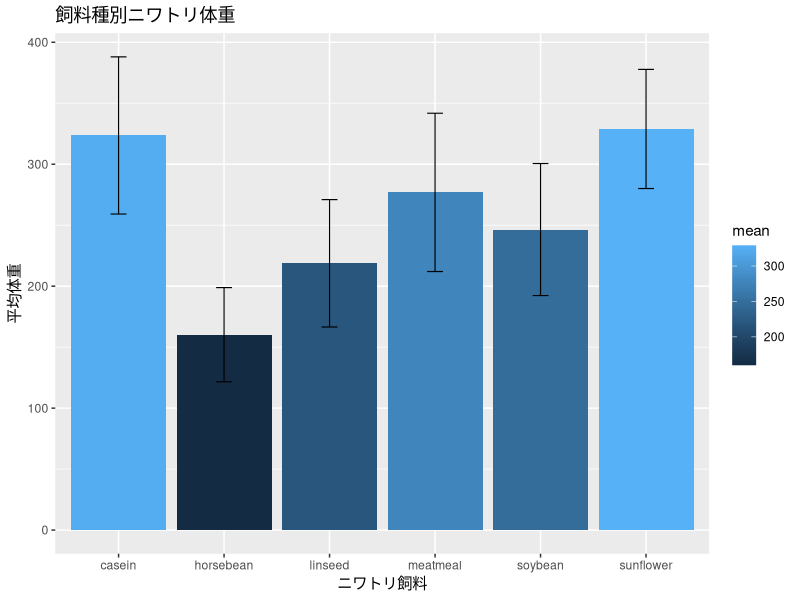
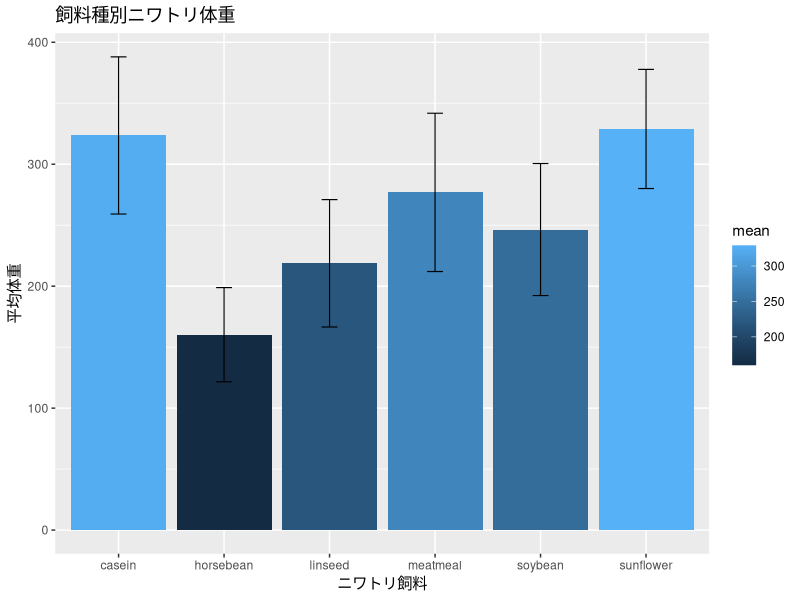
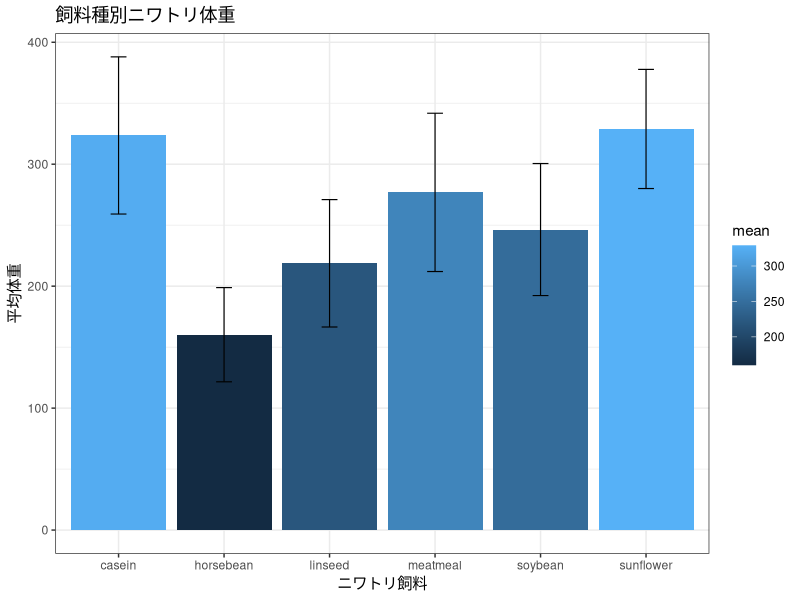
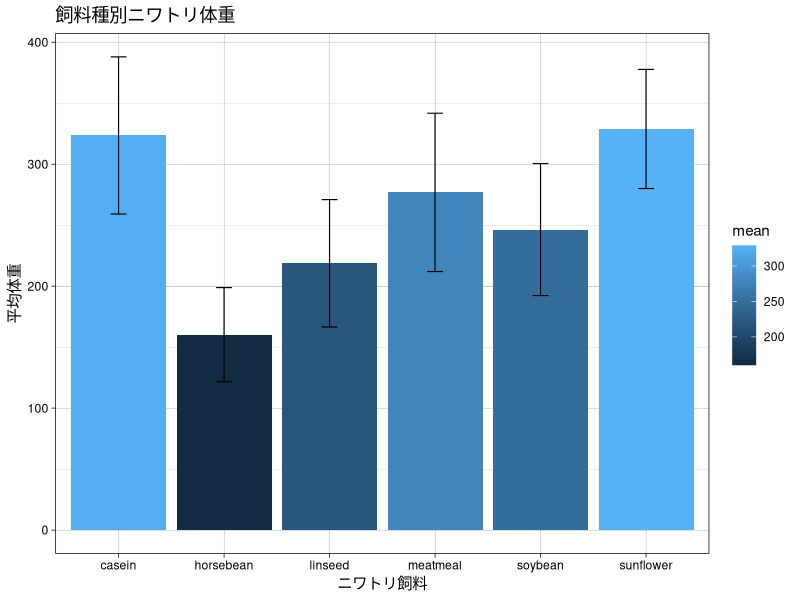
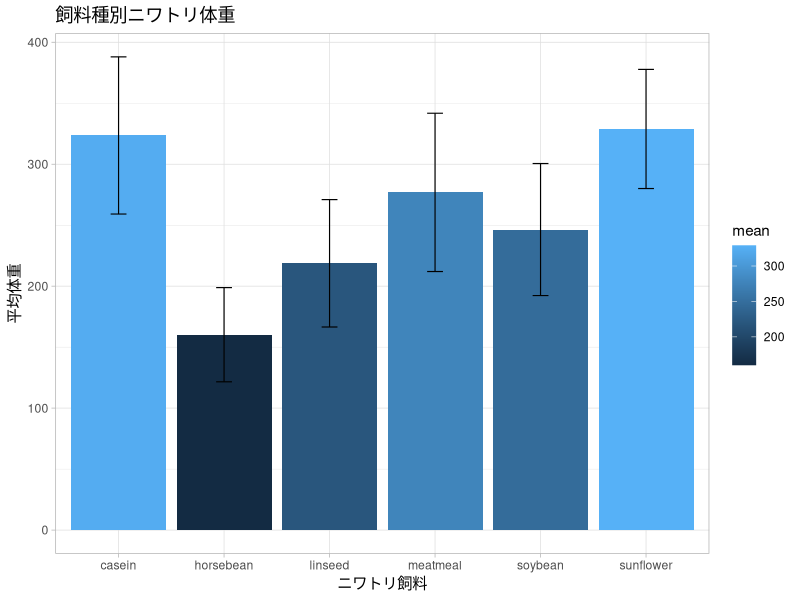
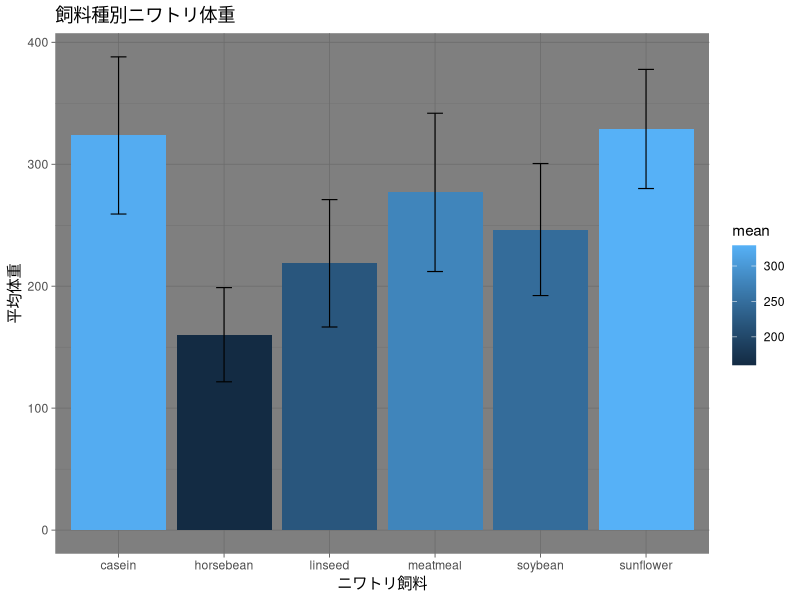
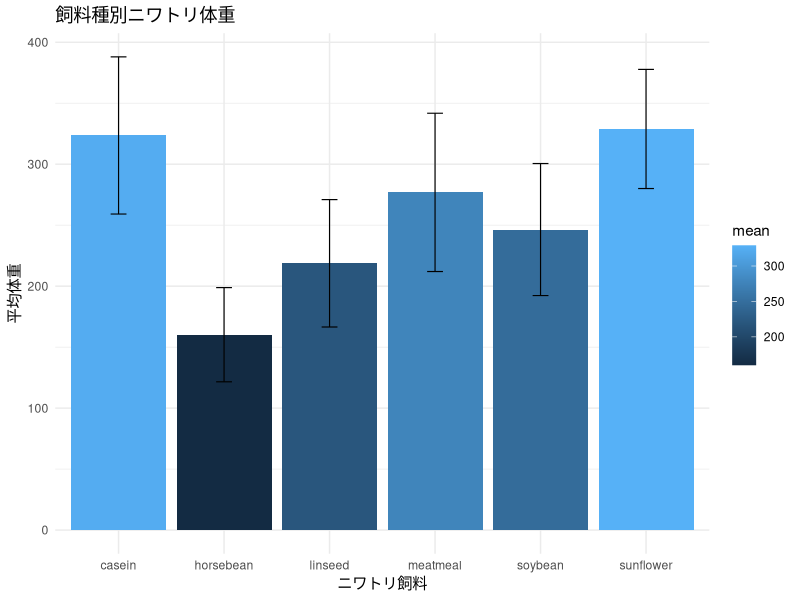
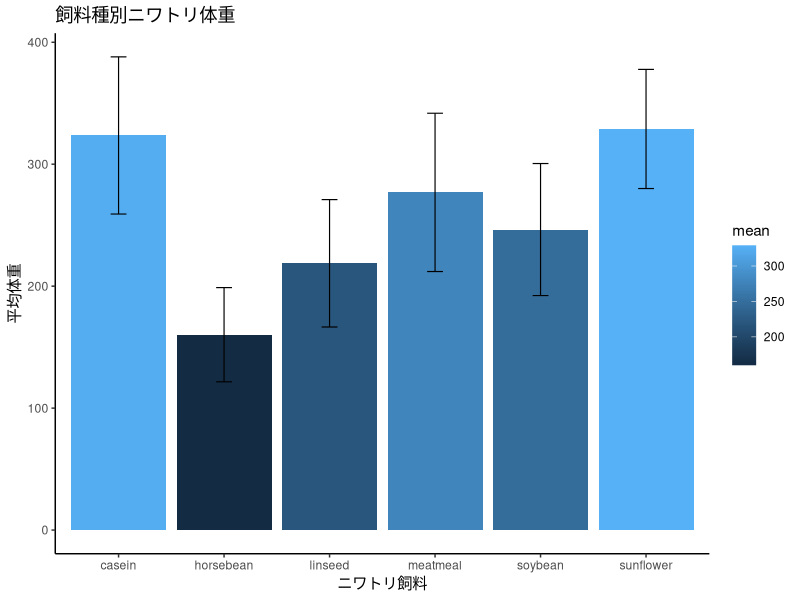

Write the R code that produced these figures, in order.
## ---- chunk 1
#| output: false
#| echo: false
library(tidyverse)
library(ggsignif)

chickwts_sum_data <- chickwts %>%
  group_by(feed) %>%
  summarize(mean=mean(weight), sd=sd(weight))
bar_plot <- ggplot(chickwts_sum_data, aes(x=feed, y=mean, fill=mean)) +
  geom_bar(stat='identity') +
  geom_errorbar(aes(ymin = mean - sd, ymax = mean + sd), width = 0.15, linewidth = 0.4) +
  labs(
    title = '飼料種別ニワトリ体重',  # タイトル
    x = 'ニワトリ飼料',               # x軸タイトル
    y = '平均体重'                 # y軸タイトル
  )
## ---- chunk 2
#| echo: false
#| fig-width: 4
#| fig-height: 3
print(bar_plot)
## ---- chunk 3
#| echo: false
#| fig-width: 4
#| fig-height: 3
bar_plot_gray <- bar_plot + theme_gray()
print(bar_plot_gray)
## ---- chunk 4
#| echo: false
#| fig-width: 4
#| fig-height: 3
bar_plot_bw <- bar_plot + theme_bw()
print(bar_plot_bw)
## ---- chunk 5
#| echo: false
#| fig-width: 4
#| fig-height: 3
bar_plot_linedraw <- bar_plot + theme_linedraw()
print(bar_plot_linedraw)
## ---- chunk 6
#| echo: false
#| fig-width: 4
#| fig-height: 3
bar_plot_light <- bar_plot + theme_light()
print(bar_plot_light)
## ---- chunk 7
#| echo: false
#| fig-width: 4
#| fig-height: 3
bar_plot_dark <- bar_plot + theme_dark()
print(bar_plot_dark)
## ---- chunk 8
#| echo: false
#| fig-width: 4
#| fig-height: 3
bar_plot_minimal <- bar_plot + theme_minimal()
print(bar_plot_minimal)
## ---- chunk 9
#| echo: false
#| fig-width: 4
#| fig-height: 3
bar_plot_classic<- bar_plot + theme_classic()
print(bar_plot_classic)
## ---- chunk 10
#| echo: false
#| fig-width: 4
#| fig-height: 3
bar_plot_void <- bar_plot + theme_void()
print(bar_plot_void)
## ---- chunk 11
#| echo: false
#| fig-width: 4
#| fig-height: 3
bar_plot_test <- bar_plot + theme_test()
print(bar_plot_test)
